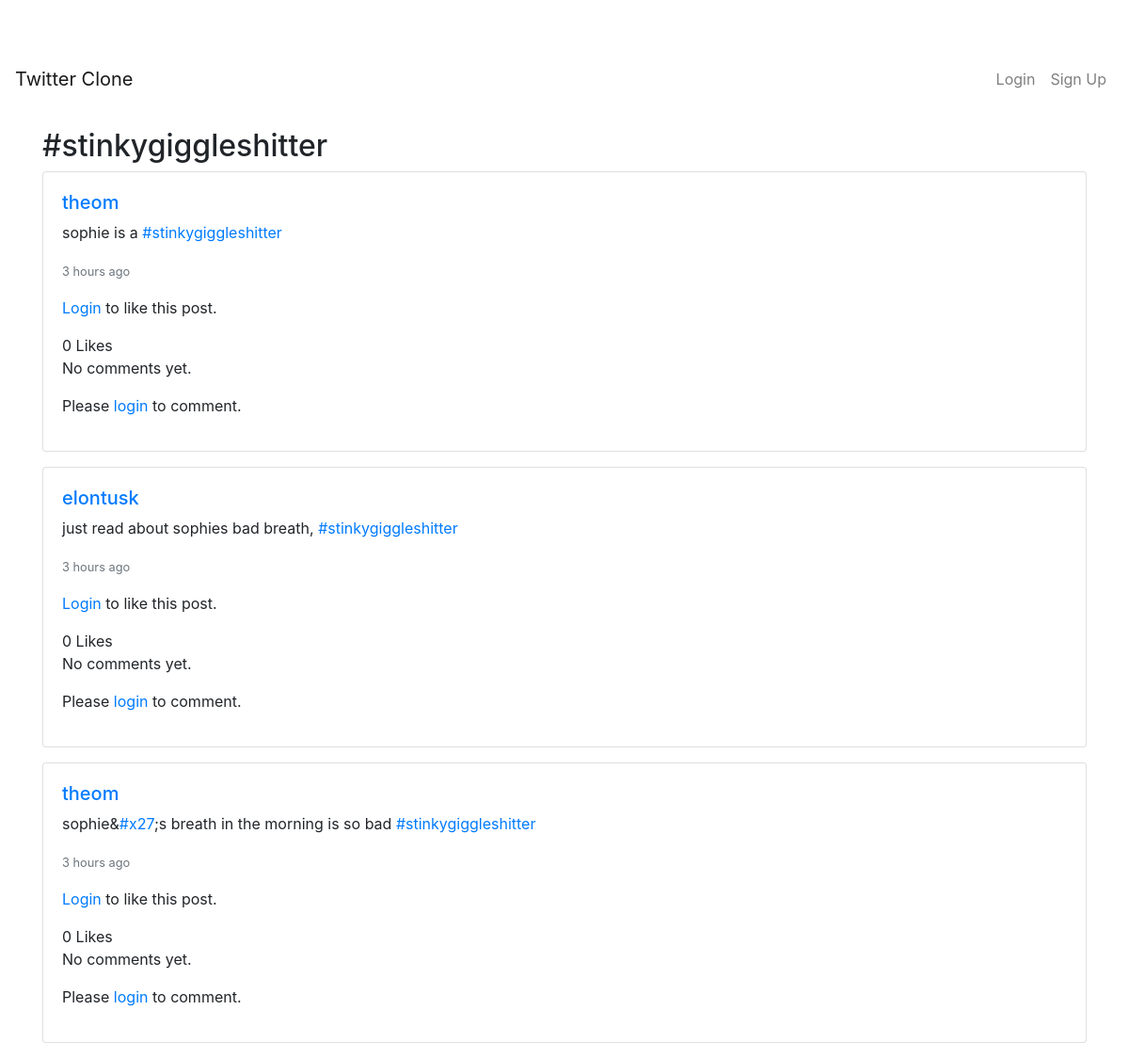
The app's page /hashtags/stinkygiggleshitter/, older data.
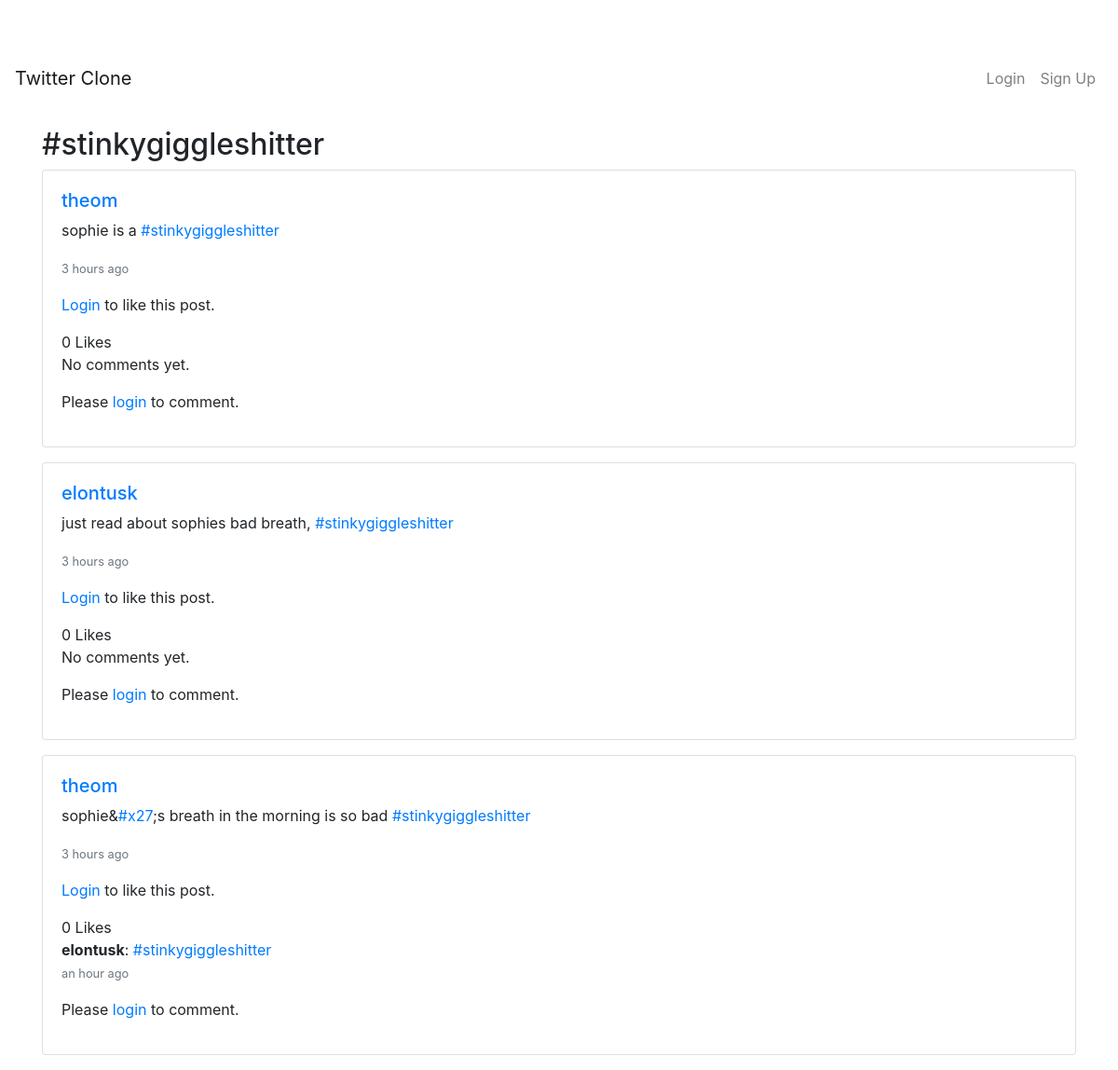
The same page, newer data.
### hashtags/models.py (models this page shows, shortened)
class Hashtag(models.Model):
    name = models.CharField(max_length=100, unique=True)

### posts/models.py (models this page shows, shortened)
class Post(models.Model):
    content = models.TextField(max_length=280)
    author = models.ForeignKey(User, on_delete=models.CASCADE, related_name='posts')
    created_at = models.DateTimeField(auto_now_add=True)
    hashtags = models.ManyToManyField(Hashtag, blank=True, related_name='posts')
    likes = models.ManyToManyField(User, blank=True, related_name='liked_posts')
    def total_likes(self):
        return self.likes.count()

### comments/models.py (models this page shows, shortened)
class Comment(models.Model):
    post = models.ForeignKey(
        Post, on_delete=models.CASCADE, related_name='comments'
    )
    author = models.ForeignKey(
        User, on_delete=models.CASCADE, related_name='comments'
    )
    content = models.TextField(max_length=280)
    created_at = models.DateTimeField(auto_now_add=True)
    hashtags = models.ManyToManyField(Hashtag, blank=True, related_name='comments')

### hashtags/views.py (the view)
# urls.py: path('<str:name>/', views.hashtag_detail, name='hashtag_detail'),
def hashtag_detail(request, name):
    hashtag = get_object_or_404(Hashtag, name=name.lower())
    posts = Post.objects.filter(hashtags=hashtag).order_by('-created_at')
    context = {
        'hashtag': hashtag,
        'posts': posts,
    }
    return render(request, 'hashtags/hashtag_detail.html', context)

### hashtags/templatetags/hashtags_extras.py (called while the page is built)
@register.filter
def link_hashtags(text):
    text = escape(text)
    def replace(match):
        hashtag = match.group(1)
        url = reverse('hashtags:hashtag_detail', args=[hashtag.lower()])
        link = f'<a href="{url}">#{hashtag}</a>'
        return link
    regex = r'#(\w+)'
    return mark_safe(re.sub(regex, replace, text))

### hashtags/templates/hashtags/hashtag_detail.html
{% extends 'base.html' %}
{% load humanize %}
{% load hashtags_extras %}
{% block content %}
<div class="container mt-4">
    <h2>#{{ hashtag.name }}</h2>
    {% if posts %}
        {% for post in posts %}
            {% include 'posts/partials/post_card.html' %}
        {% endfor %}
    {% else %}
        <p>No posts found for this hashtag.</p>
    {% endif %}
</div>
{% endblock %}

### templates/base.html (shortened to what this page needs)
{% load static %}
<!DOCTYPE html>
<html lang="en">
<head>
    <link rel="stylesheet" href="https://stackpath.bootstrapcdn.com/bootstrap/4.5.2/css/bootstrap.min.css">
    <link rel="stylesheet" href="{% static 'css/style.css' %}">
    <link rel="stylesheet" href="https://cdnjs.cloudflare.com/ajax/libs/font-awesome/5.15.1/css/all.min.css">
</head>
<body>
    <nav class="navbar navbar-expand-lg navbar-light">
        <a class="navbar-brand" href="{% url 'home' %}">Twitter Clone</a>
        <ul class="navbar-nav ml-auto">
            {% if user.is_authenticated %}
                <li class="nav-item">
                    <a class="nav-link" href="{% url 'profile' user.username %}">{{ user.username }}</a>
                </li>
                <li class="nav-item">
                    <a class="nav-link" href="{% url 'logout' %}">Logout</a>
                </li>
            {% else %}
                <li class="nav-item">
                    <a class="nav-link" href="{% url 'login' %}">Login</a>
                </li>
                <li class="nav-item">
                    <a class="nav-link" href="{% url 'register' %}">Sign Up</a>
                </li>
            {% endif %}
        </ul>
    </nav>
    {% block content %}
    {% endblock %}
</body>
</html>

### posts/templates/posts/partials/post_card.html
<div class="card mb-3">
    <div class="card-body">
        {% include 'posts/partials/post_content.html' %}
        <div class="d-flex justify-content-between align-items-center">
            <div id="like-button-{{ post.id }}">
                {% include 'posts/partials/like_button.html' %}
            </div>
        </div>
        {% include 'comments/partials/comment_section.html' %}
        {% include 'comments/partials/comment_box.html' %}
    </div>
</div>

### posts/templates/posts/partials/post_content.html
{% load humanize %}
{% load hashtags_extras %}
<h5>
    <a href="{% url 'profile' post.author.username %}">
        {{ post.author.username }}
    </a>
</h5>
<p>{{ post.content|link_hashtags|safe }}</p>
<p class="text-muted">
    <small>{{ post.created_at|naturaltime }}</small>
</p>

### posts/templates/posts/partials/like_button.html
{% if user.is_authenticated %}
    <form id="like-form-{{ post.id }}" hx-post="{% url 'like_post' post.id %}" hx-target="#like-button-{{ post.id }}" hx-swap="innerHTML">
        {% csrf_token %}
        <button type="submit" class="btn btn-sm {% if user in post.likes.all %}btn-outline-danger{% else %}btn-outline-primary{% endif %}">
            {% if user in post.likes.all %}
                <i class="fas fa-heart"></i> Unlike
            {% else %}
                <i class="far fa-heart"></i> Like
            {% endif %}
        </button>
    </form>
{% else %}
    <p><a href="{% url 'login' %}">Login</a> to like this post.</p>
{% endif %}
<span>{{ post.total_likes }} {{ post.total_likes|pluralize:"Like,Likes" }}</span>

### comments/templates/comments/partials/comment_section.html
{% load humanize %}
{% load hashtags_extras %}
<div class="comments">
    {% if post.comments.exists %}
        {% for comment in post.comments.all %}
            <div class="comment mb-2">
                <strong>{{ comment.author.username }}</strong>: {{ comment.content|link_hashtags }}
                <p class="text-muted">
                    <small>{{ comment.created_at|naturaltime }}</small>
                </p>
            </div>
        {% endfor %}
    {% else %}
        <p>No comments yet.</p>
    {% endif %}
</div>

### comments/templates/comments/partials/comment_box.html
{% if user.is_authenticated %}
    <form method="post" action="{% url 'comments:add_comment' post.id %}">
        {% csrf_token %}
        <div class="form-group mb-2">
            <textarea name="content" rows="2" class="form-control"
                      placeholder="Write a comment..."></textarea>
        </div>
        <button type="submit" class="btn btn-sm btn-primary">
            Comment
        </button>
    </form>
{% else %}
    <p>Please <a href="{% url 'login' %}">login</a> to comment.</p>
{% endif %}

### static/css/style.css (style rules this page uses)
.card { width: 100%; }
body { padding-top: 56px; }
.container { margin-top: 20px; }

Row changes from the older to the newer data that the page shows:
shown differently, row unchanged: Post "sophie& #x27 ;s breath in the morning is so bad #stinkygiggleshitter": no longer shows "No comments yet."
added Comment: author.username "elontusk", content|link_hashtags "#stinkygiggleshitter", created_at "an hour ago", shown under Post "sophie& #x27 ;s breath in the morning is so bad #stinkygiggleshitter"
